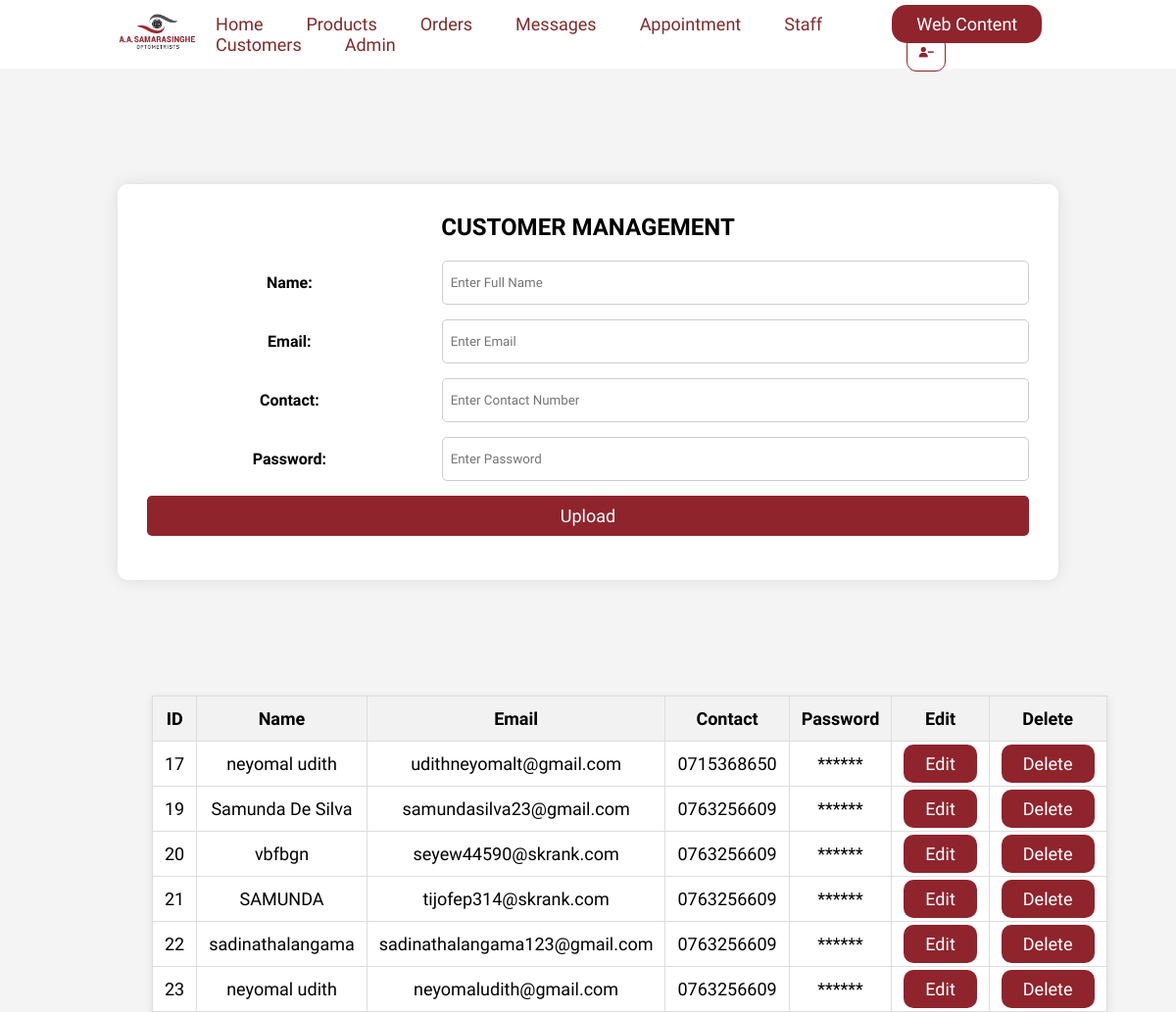
The app's page /Admin/customers.php with its own data.
### tables this page shows
CREATE TABLE `customer` (
  `CustomerID` int(50) NOT NULL,
  `CustomerName` varchar(100) NOT NULL,
  `CustomerEmail` varchar(100) NOT NULL,
  `CustomerContact` varchar(100) NOT NULL,
  `CustomerPassword` varchar(100) NOT NULL,
  `Address` varchar(200) NOT NULL
);

### Admin/customers.php (the view, shortened to what this page needs)
<?php
include("connect.php");
$customer_to_edit = null;
?>
<!DOCTYPE html>
<html lang="en">
<head>
    <link rel="stylesheet" href="customers.css">
    <link rel="stylesheet" href="https://unpkg.com/boxicons@latest/css/boxicons.min.css" />
    <link href="https://cdn.jsdelivr.net/npm/remixicon@4.2.0/fonts/remixicon.css" rel="stylesheet" />
</head>
<body>
<header id="top">
    <img src="../img/samarasinghe logo.png" alt="" class="logo" />
    <nav>
        <ul class="nav_links">
        <li><a href="adminHome.php">Home</a></li>
          <li><a href="uploadProduct.php">Products</a></li>
          <li><a href="orders.php">Orders</a></li>
          <li><a href="message.php">Messages</a></li>
          <li><a href="appointmentManage.php">Appointment</a></li>
          <li><a href="staff.php">Staff</a></li>
          <li><a href="customers.php">Customers</a></li>
          <li><a href="admin.php">Admin</a></li>
        </ul>
    </nav>
    <p>
    <a href="Addpics.php" class="cta"><button>Web Content</button></a>
        <a href="../loginUI.php" class="logout-icon"><i class="bx bxs-user-minus"></i></a>
      </p>
</header>
<div class="center-container">
    <form class="product-form" method="POST" enctype="multipart/form-data">
    <h2 style="margin-bottom: 20px;">CUSTOMER MANAGEMENT</h2>
        <div class="form-group">
            <label for="name">Name:</label>
            <input type="text" id="name" name="name" placeholder="Enter Full Name" value="<?php echo $customer_to_edit['CustomerName'] ?? ''; ?>">
        </div>
        <div class="form-group">
            <label for="email">Email:</label>
            <input type="text" id="email" name="email" placeholder="Enter Email" value="<?php echo $customer_to_edit['CustomerEmail'] ?? ''; ?>">
        </div>
        <div class="form-group">
            <label for="contact">Contact:</label>
            <input type="text" id="contact" name="contact" placeholder="Enter Contact Number" value="<?php echo $customer_to_edit['CustomerContact'] ?? ''; ?>">
        </div>
        <div class="form-group">
            <label for="password">Password:</label>
            <input type="password" id="password" name="password" placeholder="Enter Password" value="<?php echo $customer_to_edit['CustomerPassword'] ?? ''; ?>">
        </div>
        <div class="form-group">
            <button type="submit" name="update">
                <?php echo isset($customer_to_edit) ? 'Update' : 'Upload'; ?>
            </button>
        </div>
    </form>
</div>
<table>
    <thead>
        <tr>
            <th>ID</th>
            <th>Name</th>
            <th>Email</th>
            <th>Contact</th>
            <th>Password</th>
            <th>Edit</th>
            <th>Delete</th>
        </tr>
    </thead>
    <tbody>
        <?php
        $retrieveQuery = "SELECT * FROM customer";
        $result = $conn->query($retrieveQuery);
        if ($result->num_rows > 0) {
            while ($row = $result->fetch_assoc()) {
                echo "<tr>
                        <td>{$row['CustomerID']}</td>
                        <td>{$row['CustomerName']}</td>
                        <td>{$row['CustomerEmail']}</td>
                        <td>{$row['CustomerContact']}</td>
                        <td>******</td>
                        <td><a href='customers.php?edit_id={$row['CustomerID']}'>Edit</a></td>
                        <td><a href='customers.php?delete_id={$row['CustomerID']}' onclick='return confirm(\"Are you sure?\")'>Delete</a></td>
                      </tr>";
            }
        } else {
            echo "<tr><td colspan='7'>No customers found</td></tr>";
        }
        ?>
    </tbody>
</table>
</body>
</html>

### Admin/customers.css (style rules this page uses)
* { padding: 0; margin: 0; box-sizing: border-box; list-style: none; text-decoration: none; font-family: "Afacad", sans-serif; }
body { background-color: #f4f4f4; justify-content: center; align-items: center; height: 100vh; }
html { scroll-behavior: smooth; }
:root { --bg--color: #ffffff; --text-color: #111111; --main-color: #333333; --other-color: #8e8e8e; --second-color: #1d1d1d; --brown-color: #bfa57d; --darkred-color: #4d060c; --lightred-color: #8f242d; }
li, a, button { font-weight: 500; font-size: 18px; color: #802a2a; }
header { display: flex; justify-content: space-between; align-items: center; padding: 5px 10%; background-color: var(--bg--color); position: sticky; top: 0; z-index: 1000; }
.logo { width: 100px; cursor: pointer; }
.nav_links { list-style: none; }
.nav_links li { display: inline-block; padding: 0px 20px; }
.nav_links li a { transition: all 0.3s ease; }
button { padding: 9px 25px; background-color: #8f242d; border: none; border-radius: 15px; color: var(--bg--color); cursor: pointer; transition: all 0.3s ease; }
.logout-icon { margin-left: 15px; color: #8f242d; border: 1px solid #8f242d; padding: 7px 10px; border-radius: 10px; transition: all 0.5s ease; }
.center-container { display: flex; justify-content: center; align-items: center; height: 80vh; width: 100%; }
.product-form { background-color: white; padding: 30px; border-radius: 10px; box-shadow: 0 0 15px rgba(0, 0, 0, 0.1); width: 80%; text-align: center; }
.form-group { display: flex; justify-content: space-between; align-items: center; margin-bottom: 15px; }
.form-group label { flex: 1; font-weight: bold; margin-right: 10px; text-align: center; }
.form-group input, .form-group select, .form-group textarea { flex: 2; padding: 8px; border: 1px solid #ccc; border-radius: 5px; height: 45px; }
.form-group button { width: 100%; padding: 10px; background-color: #8f242d; color: white; border: none; border-radius: 5px; cursor: pointer; }
table { border-collapse: collapse; margin-left: 155px; padding: 40px; font-size: 18px; text-align: center; background-color: white; box-shadow: 0 2px 8px rgba(0, 0, 0, 0.1); justify-content: center; align-items: center; height: 40vh; width: 80%; }
th, td { padding: 12px; border: 1px solid #ddd; }
th { background-color: #f2f2f2; font-weight: bold; }
img { width: 60px; height: 60px; object-fit: cover; }
table a { background-color: #8f242d; color: white; border: none; padding: 9px 22px; border-radius: 10px; cursor: pointer; transition: all 0.3s ease; }

### records on screen
customer: CustomerID "17", CustomerName "neyomal udith", CustomerEmail "udithneyomalt@gmail.com", CustomerContact "0715368650"
customer: CustomerID "19", CustomerName "Samunda De Silva", CustomerEmail "samundasilva23@gmail.com", CustomerContact "0763256609"
customer: CustomerID "20", CustomerName "vbfbgn", CustomerEmail "seyew44590@skrank.com", CustomerContact "0763256609"
customer: CustomerID "21", CustomerName "SAMUNDA", CustomerEmail "tijofep314@skrank.com", CustomerContact "0763256609"
customer: CustomerID "22", CustomerName "sadinathalangama", CustomerEmail "sadinathalangama123@gmail.com", CustomerContact "0763256609"
customer: CustomerID "23", CustomerName "neyomal udith", CustomerEmail "neyomaludith@gmail.com", CustomerContact "0763256609"
